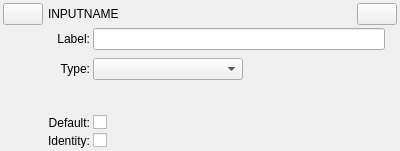
<?xml version="1.0" encoding="UTF-8"?>
<ui version="4.0">
 <class>JSONGUIInputBool</class>
 <widget class="QWidget" name="JSONGUIInputBool">
  <property name="geometry">
   <rect>
    <x>0</x>
    <y>0</y>
    <width>400</width>
    <height>151</height>
   </rect>
  </property>
  <property name="windowTitle">
   <string>Form</string>
  </property>
  <property name="autoFillBackground">
   <bool>true</bool>
  </property>
  <property name="styleSheet">
   <string notr="true"/>
  </property>
  <layout class="QVBoxLayout" name="verticalLayout">
   <property name="spacing">
    <number>3</number>
   </property>
   <property name="leftMargin">
    <number>3</number>
   </property>
   <property name="topMargin">
    <number>3</number>
   </property>
   <property name="rightMargin">
    <number>3</number>
   </property>
   <property name="bottomMargin">
    <number>3</number>
   </property>
   <item>
    <layout class="QGridLayout" name="gridLayout">
     <item row="0" column="2">
      <widget class="QPushButton" name="pushButton_2">
       <property name="sizePolicy">
        <sizepolicy hsizetype="Fixed" vsizetype="Fixed">
         <horstretch>0</horstretch>
         <verstretch>0</verstretch>
        </sizepolicy>
       </property>
       <property name="text">
        <string/>
       </property>
      </widget>
     </item>
     <item row="0" column="0">
      <widget class="QPushButton" name="pushButton">
       <property name="sizePolicy">
        <sizepolicy hsizetype="Fixed" vsizetype="Fixed">
         <horstretch>0</horstretch>
         <verstretch>0</verstretch>
        </sizepolicy>
       </property>
       <property name="text">
        <string/>
       </property>
      </widget>
     </item>
     <item row="0" column="1">
      <widget class="QLineEdit" name="inputNameEdit">
       <property name="autoFillBackground">
        <bool>false</bool>
       </property>
       <property name="styleSheet">
        <string notr="true">background: rgba(0,0,0,0); border-radius: 0px;</string>
       </property>
       <property name="text">
        <string>INPUTNAME</string>
       </property>
      </widget>
     </item>
    </layout>
   </item>
   <item>
    <layout class="QFormLayout" name="formLayout">
     <property name="fieldGrowthPolicy">
      <enum>QFormLayout::ExpandingFieldsGrow</enum>
     </property>
     <property name="verticalSpacing">
      <number>8</number>
     </property>
     <property name="leftMargin">
      <number>12</number>
     </property>
     <property name="rightMargin">
      <number>12</number>
     </property>
     <item row="0" column="0">
      <widget class="QLabel" name="label_2">
       <property name="minimumSize">
        <size>
         <width>75</width>
         <height>0</height>
        </size>
       </property>
       <property name="text">
        <string>Label:</string>
       </property>
       <property name="alignment">
        <set>Qt::AlignRight|Qt::AlignTrailing|Qt::AlignVCenter</set>
       </property>
      </widget>
     </item>
     <item row="0" column="1">
      <widget class="QLineEdit" name="labelField"/>
     </item>
     <item row="1" column="0">
      <widget class="QLabel" name="label_3">
       <property name="minimumSize">
        <size>
         <width>75</width>
         <height>0</height>
        </size>
       </property>
       <property name="text">
        <string>Type:</string>
       </property>
       <property name="alignment">
        <set>Qt::AlignRight|Qt::AlignTrailing|Qt::AlignVCenter</set>
       </property>
      </widget>
     </item>
     <item row="1" column="1">
      <widget class="QComboBox" name="typePUB">
       <property name="sizePolicy">
        <sizepolicy hsizetype="Fixed" vsizetype="Fixed">
         <horstretch>0</horstretch>
         <verstretch>0</verstretch>
        </sizepolicy>
       </property>
       <property name="minimumSize">
        <size>
         <width>150</width>
         <height>0</height>
        </size>
       </property>
      </widget>
     </item>
    </layout>
   </item>
   <item>
    <layout class="QGridLayout" name="gridLayout_2">
     <property name="leftMargin">
      <number>12</number>
     </property>
     <property name="rightMargin">
      <number>12</number>
     </property>
     <item row="0" column="0">
      <widget class="QLabel" name="label_4">
       <property name="sizePolicy">
        <sizepolicy hsizetype="Fixed" vsizetype="Preferred">
         <horstretch>0</horstretch>
         <verstretch>0</verstretch>
        </sizepolicy>
       </property>
       <property name="minimumSize">
        <size>
         <width>75</width>
         <height>0</height>
        </size>
       </property>
       <property name="text">
        <string>Default:</string>
       </property>
       <property name="alignment">
        <set>Qt::AlignRight|Qt::AlignTrailing|Qt::AlignVCenter</set>
       </property>
      </widget>
     </item>
     <item row="1" column="0">
      <widget class="QLabel" name="label_5">
       <property name="text">
        <string>Identity:</string>
       </property>
       <property name="alignment">
        <set>Qt::AlignRight|Qt::AlignTrailing|Qt::AlignVCenter</set>
       </property>
      </widget>
     </item>
     <item row="1" column="1">
      <widget class="QCheckBox" name="identityCBox">
       <property name="text">
        <string/>
       </property>
      </widget>
     </item>
     <item row="0" column="1">
      <widget class="QCheckBox" name="defaultCBox">
       <property name="text">
        <string/>
       </property>
      </widget>
     </item>
    </layout>
   </item>
  </layout>
 </widget>
 <resources/>
 <connections/>
</ui>
